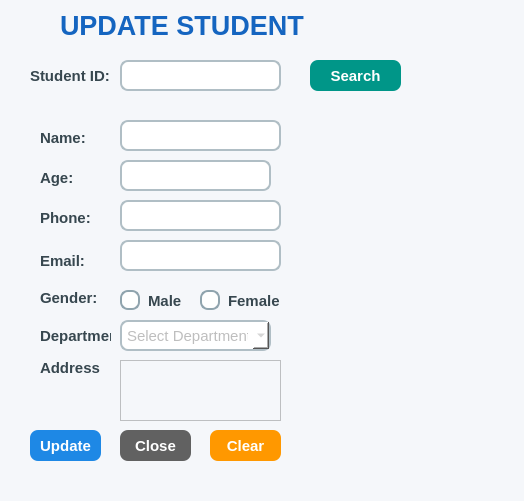
<?xml version="1.0" encoding="UTF-8"?>
<ui version="4.0">
 <class>UpdateStudent</class>
 <widget class="QWidget" name="UpdateStudent">
  <property name="geometry">
   <rect>
    <x>0</x>
    <y>0</y>
    <width>524</width>
    <height>501</height>
   </rect>
  </property>
  <property name="windowTitle">
   <string>Form</string>
  </property>
  <property name="styleSheet">
   <string notr="true">QWidget
{
    background-color:#F5F7FA;
}
</string>
  </property>
  <widget class="QPushButton" name="btnSearch">
   <property name="geometry">
    <rect>
     <x>310</x>
     <y>60</y>
     <width>91</width>
     <height>31</height>
    </rect>
   </property>
   <property name="styleSheet">
    <string notr="true">QPushButton
{
    background-color:#009688;
    color:white;
    border:none;
    border-radius:8px;
    font-size:11pt;
    font-weight:bold;
    padding:6px;
}

QPushButton:hover
{
    background-color:#00897B;
}

QPushButton:pressed
{
    background-color:#00695C;
}
</string>
   </property>
   <property name="text">
    <string>Search</string>
   </property>
  </widget>
  <widget class="QPushButton" name="btnUpdate">
   <property name="enabled">
    <bool>false</bool>
   </property>
   <property name="geometry">
    <rect>
     <x>30</x>
     <y>430</y>
     <width>71</width>
     <height>31</height>
    </rect>
   </property>
   <property name="styleSheet">
    <string notr="true">QPushButton
{
    background-color:#1E88E5;
    color:white;
    border:none;
    border-radius:8px;
    font-size:11pt;
    font-weight:bold;
    padding:6px;
}

QPushButton:hover
{
    background-color:#1976D2;
}

QPushButton:pressed
{
    background-color:#1565C0;
}</string>
   </property>
   <property name="text">
    <string>Update</string>
   </property>
  </widget>
  <widget class="QPushButton" name="btnClose">
   <property name="geometry">
    <rect>
     <x>120</x>
     <y>430</y>
     <width>71</width>
     <height>31</height>
    </rect>
   </property>
   <property name="styleSheet">
    <string notr="true">QPushButton
{
    background-color:#616161;
    color:white;
    border:none;
    border-radius:8px;
    font-size:11pt;
    font-weight:bold;
    padding:6px;
}

QPushButton:hover
{
    background-color:#424242;
}

QPushButton:pressed
{
    background-color:#212121;
}
</string>
   </property>
   <property name="text">
    <string>Close</string>
   </property>
  </widget>
  <widget class="QLabel" name="label">
   <property name="geometry">
    <rect>
     <x>40</x>
     <y>130</y>
     <width>51</width>
     <height>16</height>
    </rect>
   </property>
   <property name="font">
    <font>
     <pointsize>11</pointsize>
     <bold>true</bold>
    </font>
   </property>
   <property name="styleSheet">
    <string notr="true">QLabel
{
    color:#37474F;
}
</string>
   </property>
   <property name="text">
    <string>Name:</string>
   </property>
  </widget>
  <widget class="QLineEdit" name="txtStudentID">
   <property name="geometry">
    <rect>
     <x>120</x>
     <y>60</y>
     <width>161</width>
     <height>31</height>
    </rect>
   </property>
   <property name="styleSheet">
    <string notr="true">QLineEdit
{
    border:2px solid #B0BEC5;
    border-radius:8px;
    padding:5px;
    background:white;
    color:black;
    font-size:11pt;
}

QLineEdit:focus
{
    border:2px solid #1976D2;
}
</string>
   </property>
  </widget>
  <widget class="QLineEdit" name="txtName">
   <property name="enabled">
    <bool>false</bool>
   </property>
   <property name="geometry">
    <rect>
     <x>120</x>
     <y>120</y>
     <width>161</width>
     <height>31</height>
    </rect>
   </property>
   <property name="styleSheet">
    <string notr="true">QLineEdit
{
    border:2px solid #B0BEC5;
    border-radius:8px;
    padding:5px;
    background:white;
    color:black;
    font-size:11pt;
}

QLineEdit:focus
{
    border:2px solid #1976D2;
}
</string>
   </property>
  </widget>
  <widget class="QLineEdit" name="txtAge">
   <property name="enabled">
    <bool>false</bool>
   </property>
   <property name="geometry">
    <rect>
     <x>120</x>
     <y>160</y>
     <width>151</width>
     <height>31</height>
    </rect>
   </property>
   <property name="styleSheet">
    <string notr="true">QLineEdit
{
    border:2px solid #B0BEC5;
    border-radius:8px;
    padding:5px;
    background:white;
    color:black;
    font-size:11pt;
}

QLineEdit:focus
{
    border:2px solid #1976D2;
}
</string>
   </property>
  </widget>
  <widget class="QLineEdit" name="txtPhone">
   <property name="enabled">
    <bool>false</bool>
   </property>
   <property name="geometry">
    <rect>
     <x>120</x>
     <y>200</y>
     <width>161</width>
     <height>31</height>
    </rect>
   </property>
   <property name="styleSheet">
    <string notr="true">QLineEdit
{
    border:2px solid #B0BEC5;
    border-radius:8px;
    padding:5px;
    background:white;
    color:black;
    font-size:11pt;
}

QLineEdit:focus
{
    border:2px solid #1976D2;
}
</string>
   </property>
  </widget>
  <widget class="QLineEdit" name="txtEmail">
   <property name="enabled">
    <bool>false</bool>
   </property>
   <property name="geometry">
    <rect>
     <x>120</x>
     <y>240</y>
     <width>161</width>
     <height>31</height>
    </rect>
   </property>
   <property name="styleSheet">
    <string notr="true">QLineEdit
{
    border:2px solid #B0BEC5;
    border-radius:8px;
    padding:5px;
    background:white;
    color:black;
    font-size:11pt;
}

QLineEdit:focus
{
    border:2px solid #1976D2;
}
</string>
   </property>
  </widget>
  <widget class="QTextEdit" name="txtAddress">
   <property name="enabled">
    <bool>false</bool>
   </property>
   <property name="geometry">
    <rect>
     <x>120</x>
     <y>360</y>
     <width>161</width>
     <height>61</height>
    </rect>
   </property>
   <property name="styleSheet">
    <string notr="true">QPlainTextEdit
{
    border:2px solid #B0BEC5;
    border-radius:8px;
    background:white;
    padding:5px;
    font-size:11pt;
}

QPlainTextEdit:focus
{
    border:2px solid #1976D2;
}
</string>
   </property>
  </widget>
  <widget class="QRadioButton" name="rdoMale">
   <property name="enabled">
    <bool>false</bool>
   </property>
   <property name="geometry">
    <rect>
     <x>120</x>
     <y>290</y>
     <width>71</width>
     <height>21</height>
    </rect>
   </property>
   <property name="font">
    <font>
     <pointsize>11</pointsize>
     <fontweight>Medium</fontweight>
    </font>
   </property>
   <property name="styleSheet">
    <string notr="true">QRadioButton
{
    color:#37474F;
    font-size:11pt;
    font-weight:500;
    spacing:8px;
}

QRadioButton::indicator
{
    width:16px;
    height:16px;
}

QRadioButton::indicator:unchecked
{
    border:2px solid #90A4AE;
    border-radius:8px;
    background:white;
}

QRadioButton::indicator:checked
{
    border:2px solid #1976D2;
    border-radius:8px;
    background:#1976D2;
}
</string>
   </property>
   <property name="text">
    <string>Male</string>
   </property>
  </widget>
  <widget class="QRadioButton" name="rdoFemale">
   <property name="enabled">
    <bool>false</bool>
   </property>
   <property name="geometry">
    <rect>
     <x>200</x>
     <y>290</y>
     <width>81</width>
     <height>21</height>
    </rect>
   </property>
   <property name="font">
    <font>
     <pointsize>11</pointsize>
     <fontweight>Medium</fontweight>
    </font>
   </property>
   <property name="styleSheet">
    <string notr="true">QRadioButton
{
    color:#37474F;
    font-size:11pt;
    font-weight:500;
    spacing:8px;
}

QRadioButton::indicator
{
    width:16px;
    height:16px;
}

QRadioButton::indicator:unchecked
{
    border:2px solid #90A4AE;
    border-radius:8px;
    background:white;
}

QRadioButton::indicator:checked
{
    border:2px solid #1976D2;
    border-radius:8px;
    background:#1976D2;
}
</string>
   </property>
   <property name="text">
    <string>Female</string>
   </property>
  </widget>
  <widget class="QComboBox" name="cmbDepartment">
   <property name="enabled">
    <bool>false</bool>
   </property>
   <property name="geometry">
    <rect>
     <x>120</x>
     <y>320</y>
     <width>151</width>
     <height>31</height>
    </rect>
   </property>
   <property name="styleSheet">
    <string notr="true">QComboBox
{
    border:2px solid #B0BEC5;
    border-radius:8px;
    padding:5px;
    background:white;
    font-size:11pt;
}

QComboBox:focus
{
    border:2px solid #1976D2;
}
</string>
   </property>
   <item>
    <property name="text">
     <string>Select Department</string>
    </property>
   </item>
   <item>
    <property name="text">
     <string>Computer Science</string>
    </property>
   </item>
   <item>
    <property name="text">
     <string>Electronics And Communication</string>
    </property>
   </item>
   <item>
    <property name="text">
     <string>Mechanical</string>
    </property>
   </item>
   <item>
    <property name="text">
     <string>Civil</string>
    </property>
   </item>
   <item>
    <property name="text">
     <string>Electrical</string>
    </property>
   </item>
   <item>
    <property name="text">
     <string>Information Science</string>
    </property>
   </item>
  </widget>
  <widget class="QLabel" name="label_2">
   <property name="geometry">
    <rect>
     <x>60</x>
     <y>10</y>
     <width>301</width>
     <height>31</height>
    </rect>
   </property>
   <property name="font">
    <font>
     <pointsize>20</pointsize>
     <bold>true</bold>
    </font>
   </property>
   <property name="styleSheet">
    <string notr="true">QLabel
{
    color:#1565C0;
}
</string>
   </property>
   <property name="text">
    <string>UPDATE STUDENT</string>
   </property>
  </widget>
  <widget class="QLabel" name="label_3">
   <property name="geometry">
    <rect>
     <x>30</x>
     <y>60</y>
     <width>81</width>
     <height>31</height>
    </rect>
   </property>
   <property name="font">
    <font>
     <pointsize>11</pointsize>
     <bold>true</bold>
    </font>
   </property>
   <property name="styleSheet">
    <string notr="true">QLabel
{
    color:#37474F;
}
</string>
   </property>
   <property name="text">
    <string>Student ID:</string>
   </property>
  </widget>
  <widget class="QLabel" name="label_4">
   <property name="geometry">
    <rect>
     <x>40</x>
     <y>170</y>
     <width>51</width>
     <height>16</height>
    </rect>
   </property>
   <property name="font">
    <font>
     <pointsize>11</pointsize>
     <bold>true</bold>
    </font>
   </property>
   <property name="styleSheet">
    <string notr="true">QLabel
{
    color:#37474F;
}
</string>
   </property>
   <property name="text">
    <string>Age:</string>
   </property>
  </widget>
  <widget class="QLabel" name="label_5">
   <property name="geometry">
    <rect>
     <x>40</x>
     <y>210</y>
     <width>61</width>
     <height>16</height>
    </rect>
   </property>
   <property name="font">
    <font>
     <pointsize>11</pointsize>
     <bold>true</bold>
    </font>
   </property>
   <property name="styleSheet">
    <string notr="true">QLabel
{
    color:#37474F;
}
</string>
   </property>
   <property name="text">
    <string>Phone:</string>
   </property>
  </widget>
  <widget class="QLabel" name="label_6">
   <property name="geometry">
    <rect>
     <x>40</x>
     <y>250</y>
     <width>51</width>
     <height>21</height>
    </rect>
   </property>
   <property name="font">
    <font>
     <pointsize>11</pointsize>
     <bold>true</bold>
    </font>
   </property>
   <property name="styleSheet">
    <string notr="true">QLabel
{
    color:#37474F;
}
</string>
   </property>
   <property name="text">
    <string>Email:</string>
   </property>
  </widget>
  <widget class="QLabel" name="label_7">
   <property name="geometry">
    <rect>
     <x>40</x>
     <y>290</y>
     <width>61</width>
     <height>16</height>
    </rect>
   </property>
   <property name="font">
    <font>
     <pointsize>11</pointsize>
     <bold>true</bold>
    </font>
   </property>
   <property name="styleSheet">
    <string notr="true">QLabel
{
    color:#37474F;
}
</string>
   </property>
   <property name="text">
    <string>Gender:</string>
   </property>
  </widget>
  <widget class="QLabel" name="label_8">
   <property name="geometry">
    <rect>
     <x>40</x>
     <y>320</y>
     <width>71</width>
     <height>31</height>
    </rect>
   </property>
   <property name="font">
    <font>
     <pointsize>11</pointsize>
     <italic>false</italic>
     <bold>true</bold>
    </font>
   </property>
   <property name="styleSheet">
    <string notr="true">QLabel
{
    color:#37474F;
}
</string>
   </property>
   <property name="text">
    <string>Department:</string>
   </property>
  </widget>
  <widget class="QLabel" name="label_9">
   <property name="geometry">
    <rect>
     <x>40</x>
     <y>360</y>
     <width>61</width>
     <height>16</height>
    </rect>
   </property>
   <property name="font">
    <font>
     <pointsize>11</pointsize>
     <bold>true</bold>
    </font>
   </property>
   <property name="styleSheet">
    <string notr="true">QLabel
{
    color:#37474F;
}
</string>
   </property>
   <property name="text">
    <string>Address:</string>
   </property>
  </widget>
  <widget class="QPushButton" name="btnClear">
   <property name="geometry">
    <rect>
     <x>210</x>
     <y>430</y>
     <width>71</width>
     <height>31</height>
    </rect>
   </property>
   <property name="styleSheet">
    <string notr="true">QPushButton
{
    background-color:#FF9800;
    color:white;
    border:none;
    border-radius:8px;
    font-size:11pt;
    font-weight:bold;
    padding:6px;
}

QPushButton:hover
{
    background-color:#FB8C00;
}
</string>
   </property>
   <property name="text">
    <string>Clear</string>
   </property>
  </widget>
 </widget>
 <resources/>
 <connections/>
</ui>
